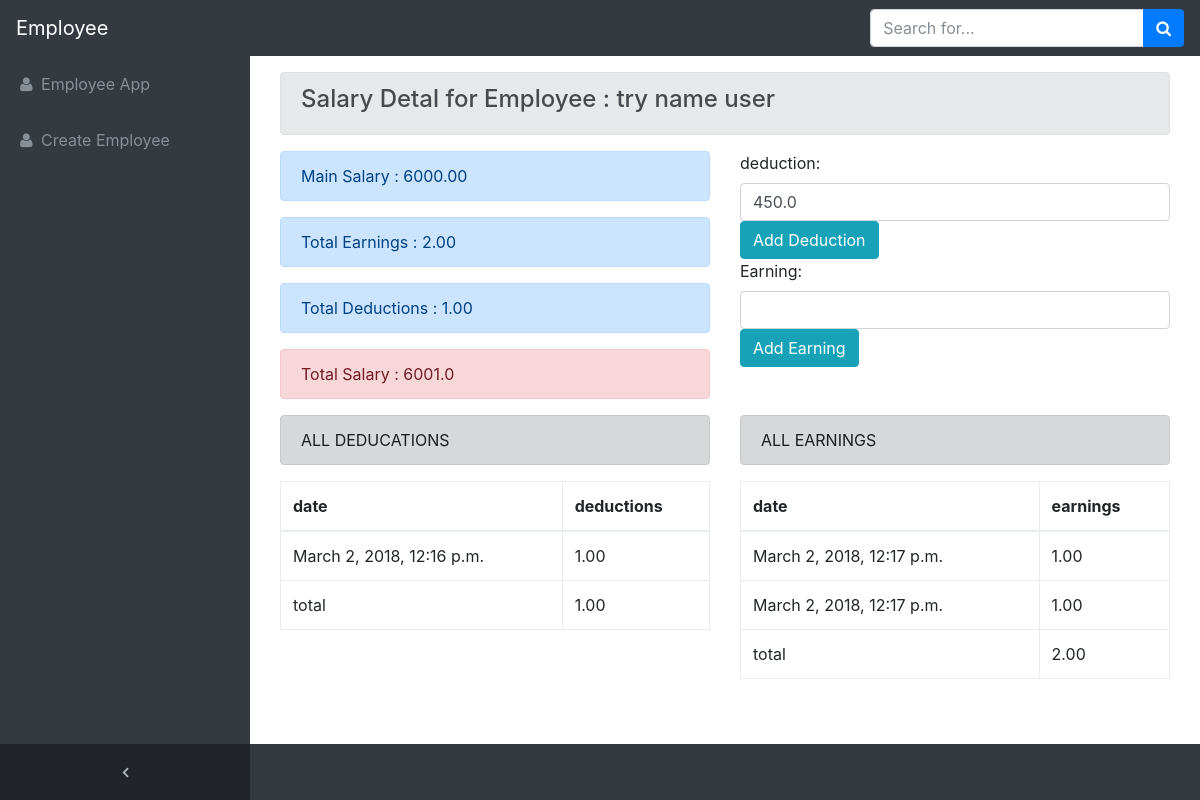
The page /salary/detail/14/ on the database its author committed.
### salary/models.py (models this page shows, shortened)
class Salary(models.Model):
	employee 		= models.OneToOneField(Employee)
	main_salary 	= models.DecimalField(
						max_digits =15,
						decimal_places=2)
	total_earnings  = models.DecimalField(
						default=0,
						max_digits=15,
						decimal_places=2 ,
						blank=True)
	total_deductions = models.DecimalField(
						max_digits=15,
						decimal_places=2 ,
						blank=True ,default=0)
	deductions 		= models.ManyToManyField(
						Deduction
						,blank=True)
	earnings 		= models.ManyToManyField(
						Earnings
						,blank=True)
	def total_salary(self):
		total = float(self.main_salary) + float(self.total_earnings) -float(self.total_deductions)
		return (total)

class Deduction(models.Model):
	deductions 	= models.DecimalField(
					max_digits=15, decimal_places=2 ,
					blank=True ,default=0)
	timestamp 	= models.DateTimeField(
					auto_now_add=True ,blank=True)

class Earnings(models.Model):
	earnings 	= models.DecimalField(
					max_digits=15, decimal_places=2 ,
					blank=True ,default=0)
	timestamp 	= models.DateTimeField(
					auto_now_add=True ,blank=True)

### mainapp/models.py (models this page shows, shortened)
class Employee(models.Model):
	first_name		= models.CharField(max_length=50)
	last_name		= models.CharField(max_length=50)
	middle_name		= models.CharField(max_length=50)
	slug 	   		= models.SlugField(blank=True ,
						unique=True)
	image 			= models.ImageField(
						upload_to = upload_image_path ,
				        blank= True)
	national_id		= models.CharField(max_length=15 ,
						unique=True)
	position 		= models.CharField(max_length=120 ,
						default='Employee',
				  		choices=POSITION_CHOICES)
	jop 			= models.CharField(max_length=150,
						 blank= True )
	age 			= models.IntegerField()
	date_of_birth	= models.DateField()
	timestamp   	= models.DateTimeField(
						auto_now_add=True)
	place_of_birth  = models.CharField(max_length=120)
	country 		= models.CharField(max_length=50)
	nationality 	= models.CharField(max_length=50)
	maritial_status = models.CharField(max_length=50 ,
					default ='Male' ,
					choices=MARIRTIAL_STATUS_CHOICES)
	gendar 			=  models.CharField(max_length=50 ,
						default ='Male' ,
						choices=GENDAR_COICES)
	objects 		= EmployeeManager()
	def full_name(self):
		self.FullName = self.first_name + ' ' + self.middle_name+ ' '+self.last_name
		return self.FullName

### salary/views.py (the view)
# urls.py: url(r'detail/(?P<pk>\d+)/$',SalaryDeatailView.as_view(), name='detail') ,
class SalaryDeatailView(DetailView):
	queryset 		= Salary.objects.all()
	template_name 	= "salary/detail.html"
	def get_context_data(self,*args,**kwargs):
		context = super( SalaryDeatailView ,
			 self).get_context_data(*args,**kwargs)
		salary 		= context.get('object')
		employee 	= salary.employee
		defult_deduction = None
		if employee.position =='employee':
			defult_deduction = float(salary.main_salary) * float(0.075)
		if employee.position =='manager':
			defult_deduction = float(salary.main_salary) * float(0.12)
		if employee.position =='ceo':
			defult_deduction = float(salary.main_salary) * float(0.15)
		deductions 	= salary.deductions.all()
		earnings 	= salary.earnings.all()
		d_form 		= DeductionForm()
		e_form 		= EarningsForm()
		d_form.fields["deductions"].initial=defult_deduction
		context['deductions']   =	deductions
		context['earnings'] 	=	earnings
		context['d_form'] 		=	d_form
		context['e_form'] 		=	e_form
		return context

### salary/forms.py
class DeductionForm(forms.Form):
	deductions = forms.DecimalField(decimal_places=2,
					label='deduction' ,
					widget=forms.NumberInput(
					attrs={"class":"form-control"}
					))

class EarningsForm(forms.Form):
	earnings = forms.DecimalField(decimal_places=2,
					label='Earning' ,
					widget=forms.NumberInput(
					attrs={"class":"form-control"}
					))

### salary/templates/salary/detail.html (shortened to what this page needs)
{% extends 'base.html' %}
{% block content %}
<div class='container'>
  <div class='row'>
    <div class="col-12 text-left">
      <div class="alert alert-secondary" role="alert">
         <h4>Salary Detal for Employee : {{ object.employee.full_name }} </h4>
      </div>
    </div>
  </div>
  <div class='row'>
    <div class="col-6 text-left">
      <div class="alert alert-primary" role="alert">
         Main Salary : {{ object.main_salary }}
      </div>
    <div class="alert alert-primary" role="alert" id="total-earnings">
         Total Earnings : {{ object.total_earnings }}
      </div>
       <div class="alert alert-primary" role="alert" id="total-dudcation">
         Total Deductions : {{ object.total_deductions }}
      </div>
      <div class="alert alert-danger" role="alert" id ="total-salary">
         Total Salary : {{ object.total_salary }}
      </div>
    </div>
    <div class="col-6 text-left">
      <form method='post' action="{% url 'salary:deduction' %}" endpoint = "{% url 'salary:deduction' %}" id="add-deduction"> {{ d_form }}
        <button type="submit" class="btn btn-info">Add Deduction </button>
      </form  >
      <form method='post' action="{% url 'salary:earning' %}" id="add-earnings" endpoint="{% url 'salary:earning' %}">
       {{ e_form }}
       <button type="submit" class="btn btn-info">Add Earning </button>
      </form>
    </div>
  </div>
  <div class='row'>
    <div class=col-6>
      <div class="alert alert-dark" role="alert">
      ALL DEDUCATIONS
      </div>
      <table class="table table-bordered ">
        <thead>
          <tr>
            <th scope="col">date</th>
            <th scope="col">deductions </th>
          </tr>
        </thead>
         <tbody id ="deduction-table">
          {% for deduction in deductions %}
          <tr>
              <td> {{deduction.timestamp}} </td>
               <td> {{deduction.deductions}} </td>
          </tr>
            {% endfor %}
            </tbody>
            <tfoot>
          <tr>
            <td>total </td>
            <td>{{object.total_deductions}}</td>
          </tr>
        </tfoot>
      </table>
    </div>
    <div class=col-6>
      <div class="alert alert-dark" role="alert">
      ALL EARNINGS
      </div>
      <table class="table table-bordered ">
        <thead>
          <tr>
            <th scope="col">date</th>
            <th scope="col">earnings </th>
          </tr>
        </thead>
         <tbody  id ="earning-table">
          {% for earning in earnings %}
          <tr>
              <td> {{earning.timestamp}} </td>
               <td> {{earning.earnings}} </td>
          </tr>
            {% endfor %}
             </tbody>
          <tfoot>
          <tr>
            <td>total </td>
            <td>{{object.total_earnings}}</td>
          </tr>
        </tfoot>
      </table>
    </div>
  </div>
</div>
{% endblock %}

### static/sb-admin.css (style rules this page uses)
html { position: relative; min-height: 100%; }
body { overflow-x: hidden; }
body.sticky-footer { margin-bottom: 56px; }
body.fixed-nav { padding-top: 56px; }

### templates/base.html (style rules this page uses)
div { overflow: auto;; }

### rows shown on the page
Salary: employee.full_name "try name user", main_salary "6000.00", total_earnings "2.00", total_deductions "1.00", total_salary "6001.0"
Deduction: timestamp "March 2, 2018, 12:16 p.m.", deductions "1.00"
Earnings: timestamp "March 2, 2018, 12:17 p.m.", earnings "1.00"
Earnings: timestamp "March 2, 2018, 12:17 p.m.", earnings "1.00"
